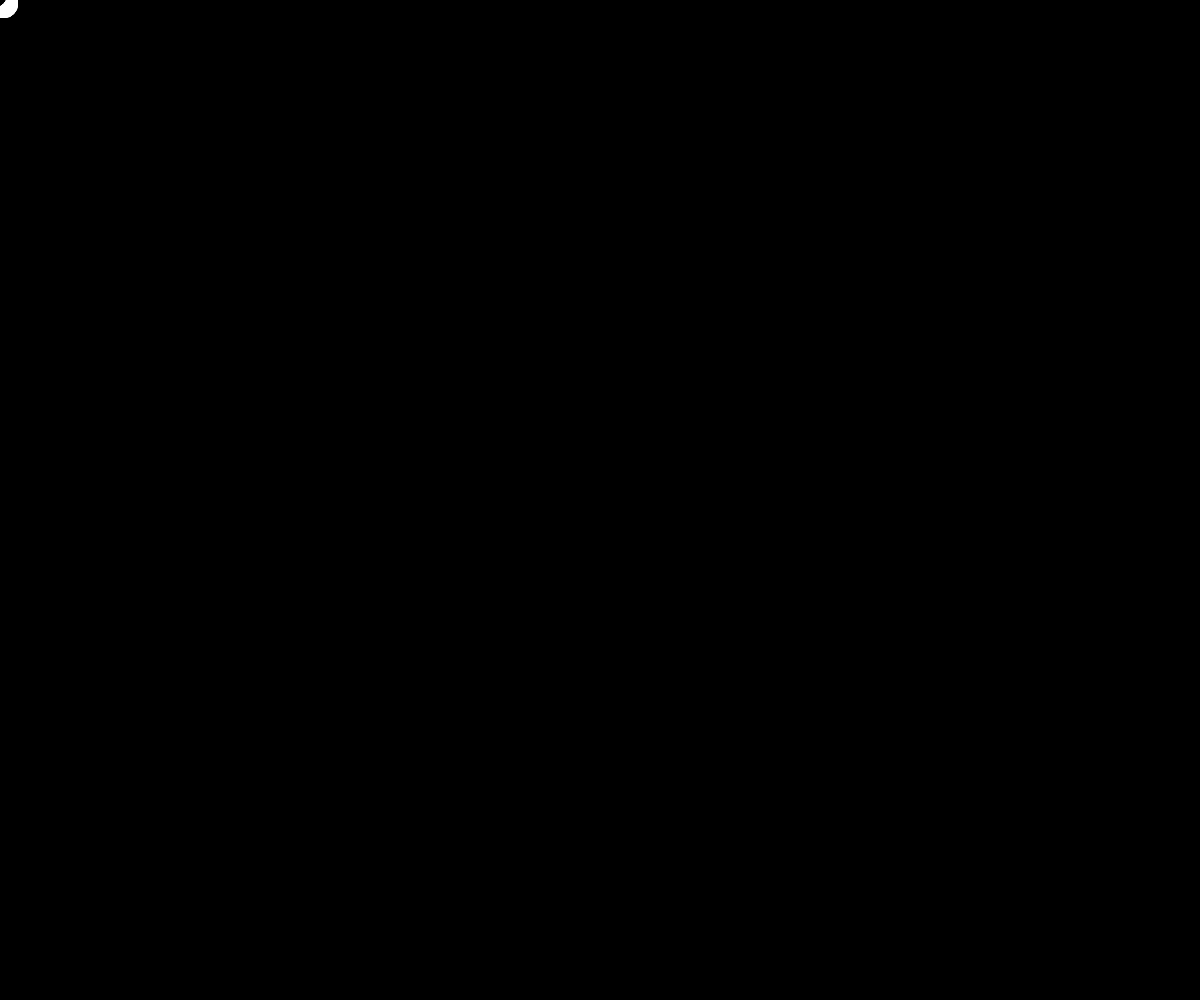
Frame 1 (no input)
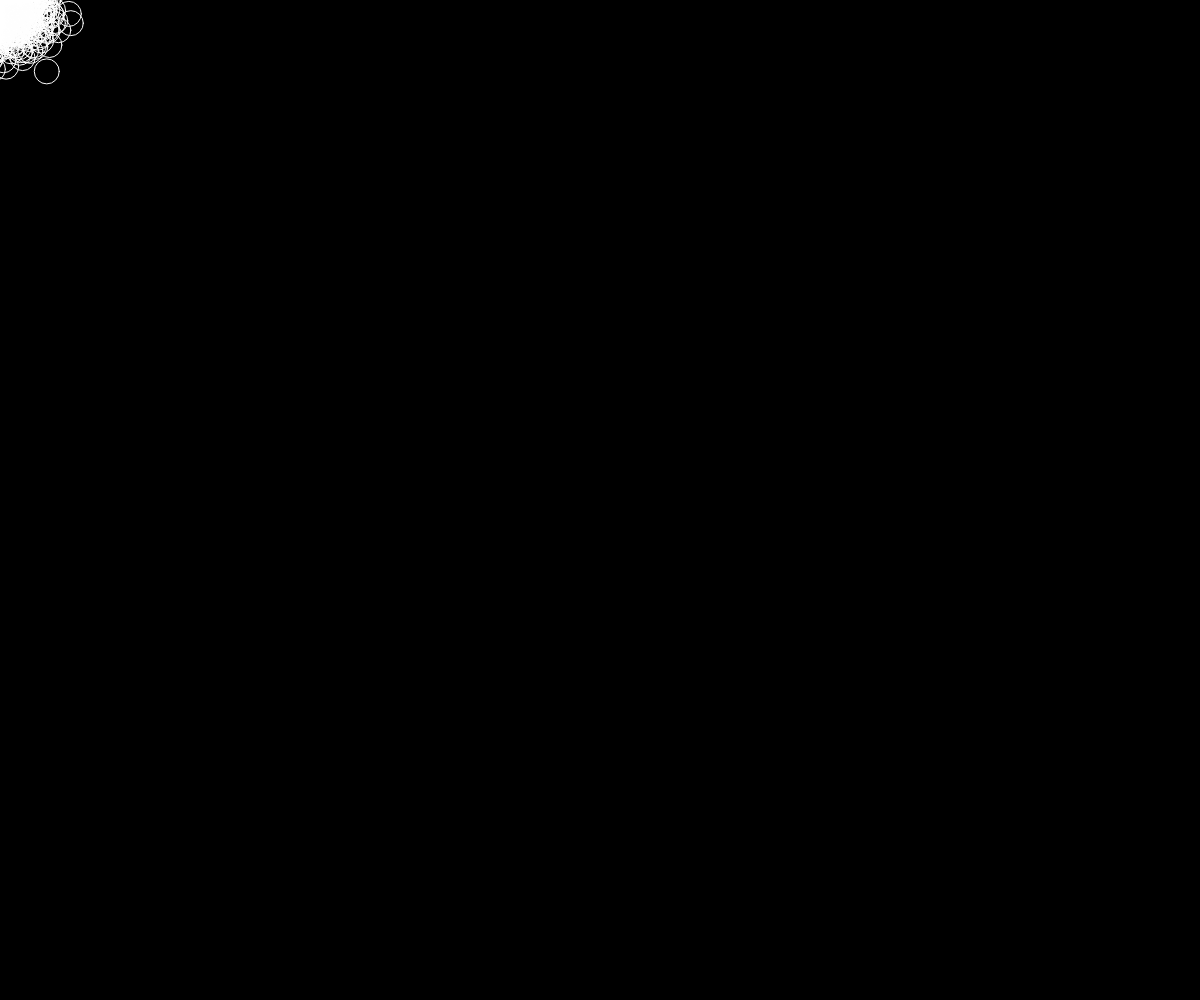
Frame 60 (no input)
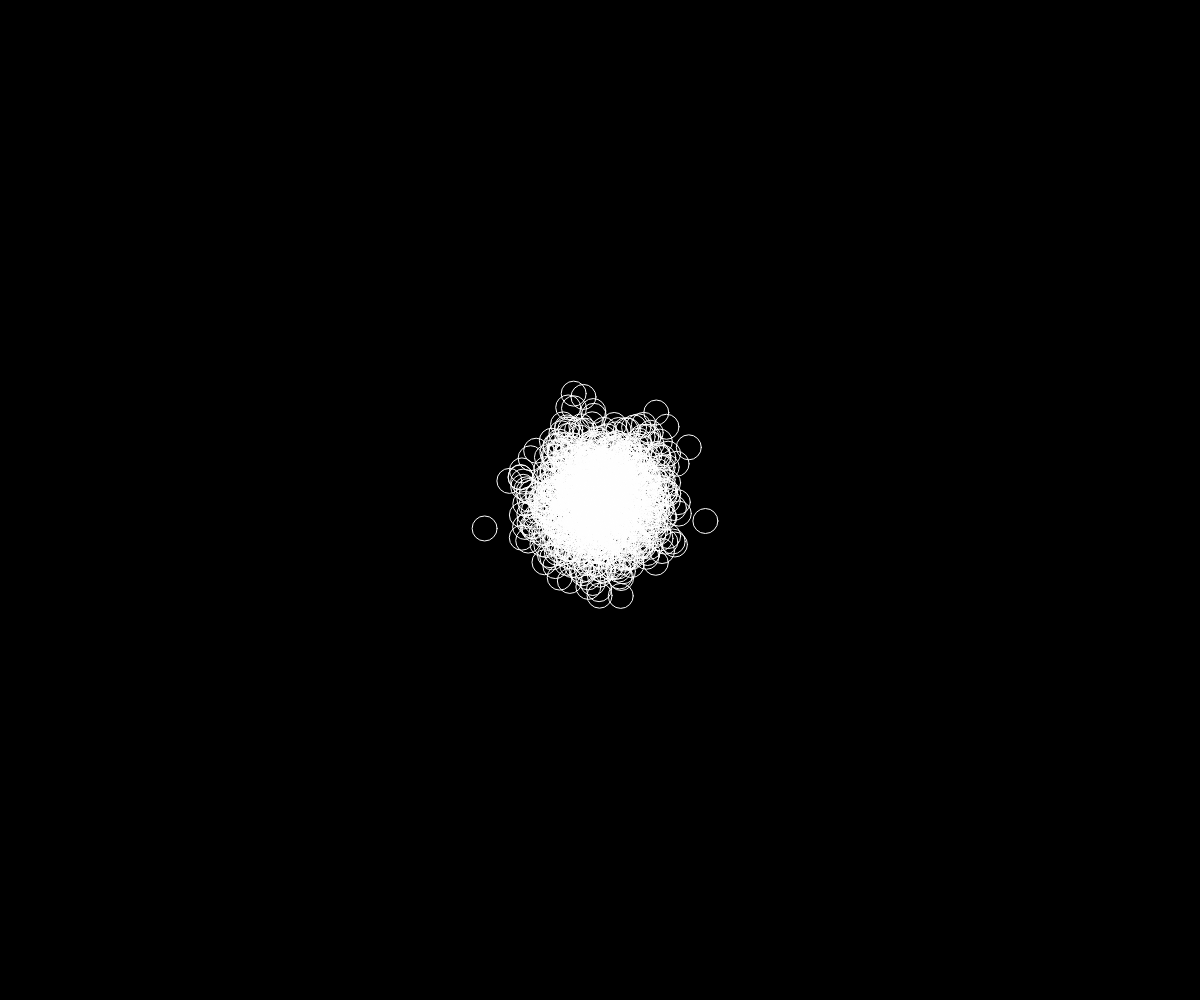
Frame 120 (the mouse pressed at the canvas centre since frame 60)

The p5.js sketch that drew these frames (run headless with seeded random() and noise() and a simulated clock; from frame 60 on, the mouse is pressed at the canvas centre):

// p5.js sketch
// ── sketch.js
var bubbles = [];
function setup(){
  createCanvas(windowWidth,windowHeight);
  for(var i =0; i < windowWidth; i++){
    bubbles[i] = {
      x:0,
      y:0,
     display: function(){
        stroke("white");
        noFill();
        ellipse(this.x,this.y,25,25);
      },
      move: function(){
        this.x = this.x + random(-5,5);
        this.y = this.y + random(-5,5);
      }
    }
  }
}
function draw(){
  translate(mouseX,mouseY);
  background(0);
  for(var i = 0; i < bubbles.length; i++){
    bubbles[i].move();
    bubbles[i].display();
  }
}
